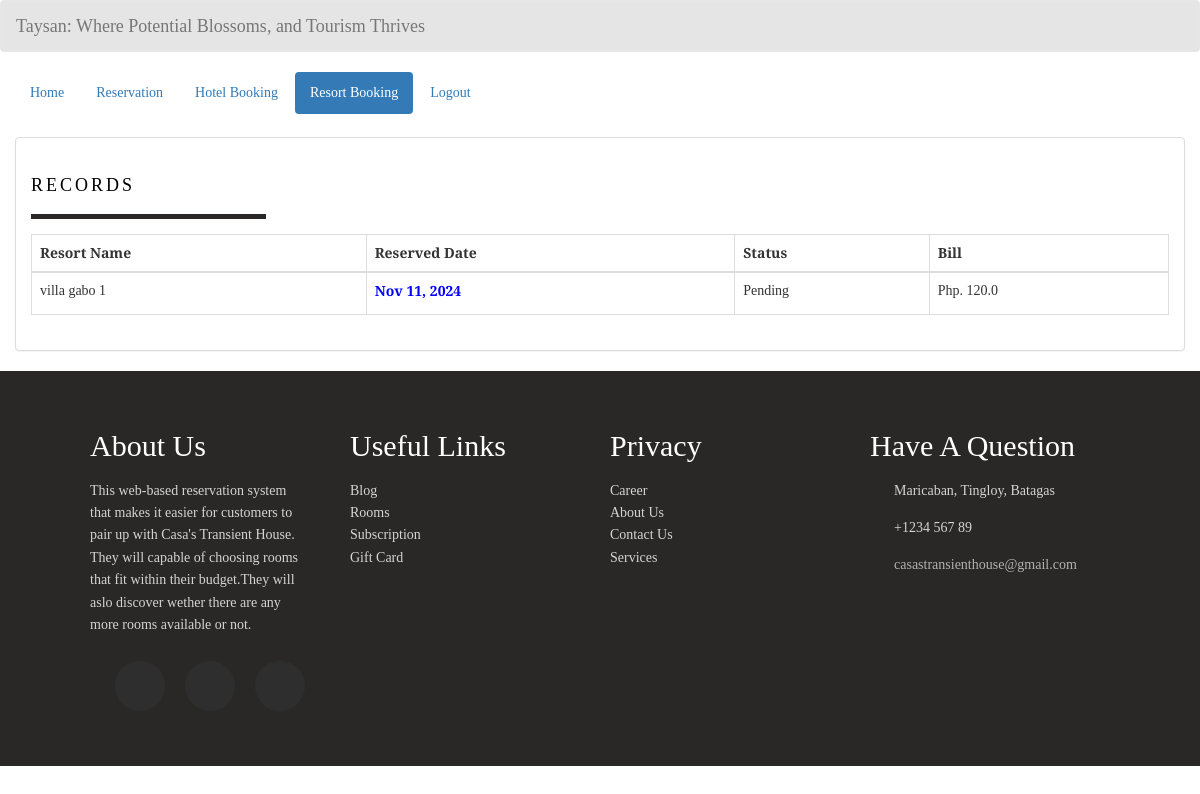
The app's page /records_resort.php?id=32 with its own data.
### tables this page shows
CREATE TABLE `transactionresort` (
  `transaction_id` int(11) NOT NULL,
  `id` int(11) NOT NULL,
  `guest_id` int(11) NOT NULL,
  `resort_id` int(11) NOT NULL,
  `resort_name` varchar(200) NOT NULL,
  `status` varchar(20) NOT NULL,
  `days` int(3) NOT NULL,
  `checkin` date NOT NULL,
  `checkin_time` time NOT NULL,
  `checkout` date NOT NULL,
  `checkout_time` time NOT NULL,
  `bill` varchar(10) NOT NULL
);

### records_resort.php (the view, shortened to what this page needs)
<!DOCTYPE html>
<?php
require_once 'connection/connect.php';
?>
<html lang = "en">
	<head>
		<link rel = "stylesheet" type = "text/css" href = "css/bootstrap.css " />
		<link rel = "stylesheet" type = "text/css" href = "css/style.css" />
		<link rel="stylesheet"  type="text/css" href="css/home_user.css">
	</head>
<body>
	<nav style = "background-color:rgba(0, 0, 0, 0.1);" class = "navbar navbar-default">
		<div  class = "container-fluid">
			<div class = "navbar-header">
            <a class = "navbar-brand" >Taysan: Where Potential Blossoms, and Tourism Thrives</a>
			</div>
		</div>
	</nav>
	<div class = "container-fluid">
    <ul class = "nav nav-pills">
        <?php
            $id = isset($_GET['id']) ? $_GET['id'] : null;
            ?>
            <li><a href="home_user.php?id=<?php echo $id; ?>">Home</a></li>
			<li><a href="reservation.php?id=<?php echo $id; ?>">Reservation</a></li>
            <li><a href="records.php?id=<?php echo $id; ?>">Hotel Booking</a></li>
            <li class = "active"><a href="records_resort.php?id=<?php echo $id; ?>">Resort Booking</a></li>
			<li><a href = "login_user.php">Logout</a></li>
		</ul>
	</div>
	<br />
	<div class = "container-fluid">
		<div class = "panel panel-default">
			<div class = "panel-body">
			 <div class="title">
                    <h4 style="color: black;">Records</h4>
                </div>
                <table id = "table" class = "table table-bordered">
					<thead>
						<tr>
							<th>Resort Name</th>
							<th>Reserved Date</th>
							<th>Status</th>
                            <th>Bill</th>
						</tr>
					</thead>
					<tbody>
                    <?php
$id = isset($_GET['id']) ? intval($_GET['id']) : 0;
$query = $conn->query(
    "SELECT * FROM `transactionresort`
    NATURAL JOIN `guest`
    NATURAL JOIN `resort`
    WHERE `status` = 'Pending' AND `id` = $id"
) or die(mysqli_error($conn));
if ($query->num_rows > 0) {
    while ($fetch = $query->fetch_array()) {
        ?>
        <tr>
            <td><?php echo $fetch['resort_name']; ?></td>
            <td><strong>
                <?php
                if ($fetch['checkin'] <= date("Y-m-d", strtotime("+8 HOURS"))) {
                    echo "<label style='color:#0000ff;'>" . date("M d, Y", strtotime($fetch['checkin'])) . "</label>";
                } else {
                    echo "<label style='color:#0000FF;'>" . date("M d, Y", strtotime($fetch['checkin'])) . "</label>";
                }
                ?>
            </strong></td>
            <td><?php echo $fetch['status']; ?></td>
            <td><?php echo $fetch['bill']; ?></td>
        </tr>
        <?php
    }
} else {
    echo "<tr><td colspan='4'>No records found</td></tr>";
}
?>
					</tbody>
				</table>
			</div>
		</div>
	</div>
     <footer class = "footer">
            <div class = "footer-container">
                <div>
                    <h2>About Us </h2>
                    <p>This web-based reservation system that makes it easier for customers to pair up with Casa's Transient House.
						They will capable of choosing rooms that fit within their budget.They will aslo discover wether there are any more rooms available or not.
					</p>
                    <ul class = "social-icons">
                        <li class = "flex">
                        </li>
                        <li class = "flex">
                        </li>
                        <li class = "flex">
                        </li>
                    </ul>
                </div>
                <div>
                    <h2>Useful Links</h2>
                    <a href = "#">Blog</a>
                    <a href = "#">Rooms</a>
                    <a href = "#">Subscription</a>
                    <a href = "#">Gift Card</a>
                </div>
                <div>
                    <h2>Privacy</h2>
                    <a href = "#">Career</a>
                    <a href = "#">About Us</a>
                    <a href = "#">Contact Us</a>
                    <a href = "#">Services</a>
                </div>
                <div>
                    <h2>Have A Question</h2>
                    <div class = "contact-item">
                        <span>
                             Maricaban, Tingloy, Batagas
                        </span>
                    </div>
                    <div class = "contact-item">
                        <span>
                            +1234 567 89
                        </span>
                    </div>
                    <div class = "contact-item">
                        <span>
                        <a href = "https://mail.google.com/mail/u/3/#inbox">casastransienthouse@gmail.com</a>
                        </span>
                    </div>
                </div>
            </div>
        </footer>
    </body>
</html>

### css/home_user.css (style rules this page uses)
:root { --transition: all 0.7s ease; --yellow: #f9d342; --dark: #292826; }
* { box-sizing: border-box; padding: 0; margin: 0; font-family: 'Playfair Display', serif; }
html { scroll-behavior: smooth; }
body { line-height: 1.6; }
.flex { display: flex; flex-direction: column; justify-content: center; align-items: center; }
h1, h2, h3, h4, h5, h6 { padding: 8px 0; }
.title { text-transform: uppercase; letter-spacing: 3px; font-size: 30px; color: orangered; border-bottom: 5px solid var(--dark); width: 235px; margin: 15px 0; }
.footer { background: var(--dark); color: #fff; text-align: center; }
.footer-container { width: 85vw; margin: 0 auto; padding: 30px 0; }
.footer-container p, .footer-container a, .footer-container span { opacity: 0.8; }
.footer a { display: block; color: #fff; text-decoration: none; }
.social-icons { list-style: none; display: flex; justify-content: center; padding: 15px 0; }
.social-icons li { margin: 0 10px; width: 50px; height: 50px; background: #2e2e2e; border-radius: 50%; transition: var(--transition); cursor: pointer; }
.contact-item span { display: block; }
@media (min-width: 900px) { .footer-container { display: grid; grid-template-columns: repeat(2, 1fr); grid-gap: 20px; } }
@media (min-width: 1170px) { .footer { text-align: left; } }
@media (min-width: 1170px) { .footer-container { grid-template-columns: repeat(4, 1fr); } }
@media (min-width: 1170px) { .footer-container div:nth-child(1) p { padding-right: 20px; } }
@media (min-width: 1170px) { .contact-item { display: grid; grid-template-columns: 10% 90%; margin-bottom: 15px; align-items: center; } }

### records on screen
transactionresort: resort_name "villa gabo 1", checkin "Nov 11, 2024", status "Pending", bill "Php. 120.0"
